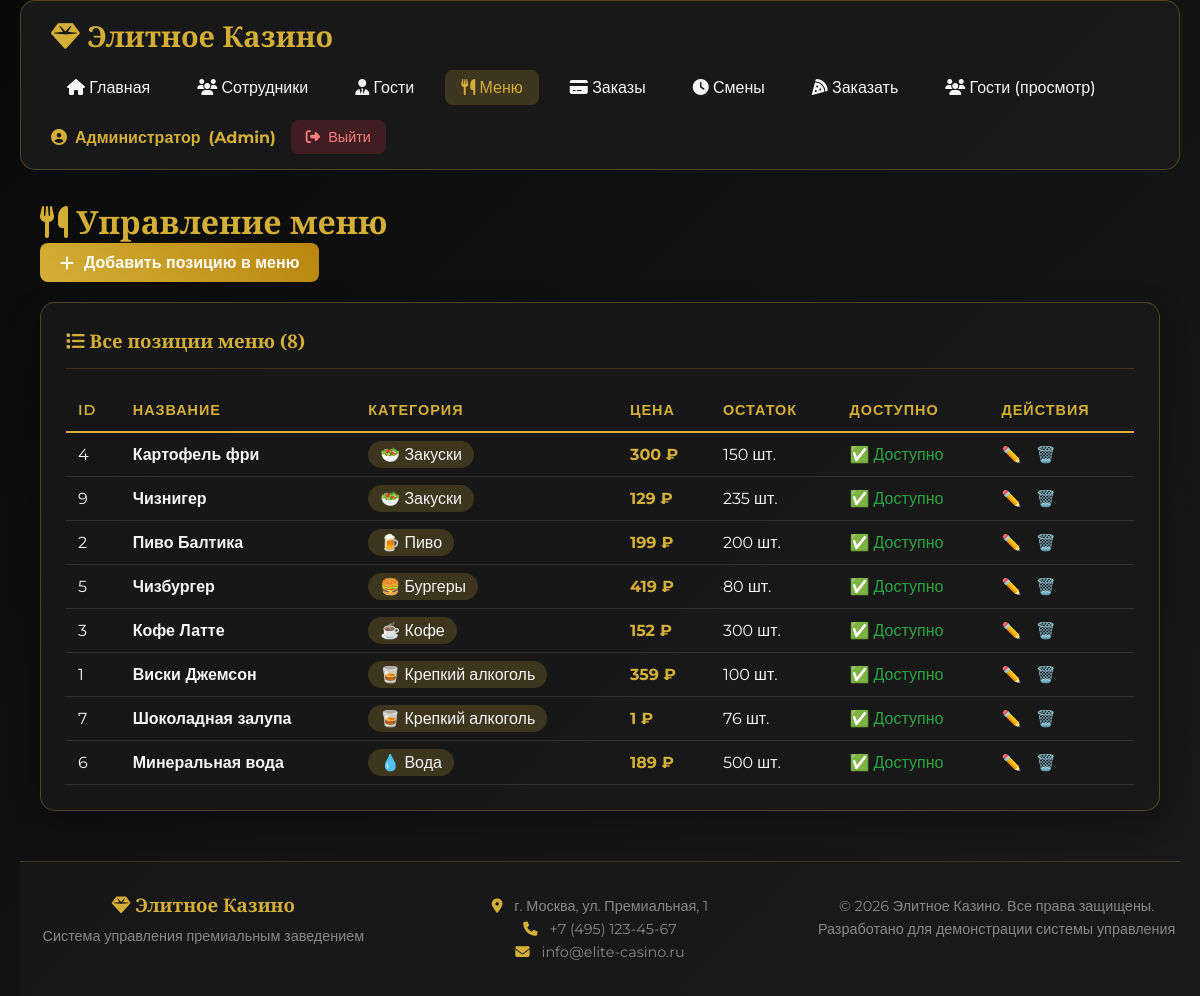
/menu_items.php (signed in), run on the app's committed database.
### tables this page shows
CREATE TABLE `menu_items` (
  `id` int(11) NOT NULL COMMENT 'Уникальный идентификатор товара',
  `name` varchar(100) NOT NULL COMMENT 'Наименование товара',
  `category` varchar(50) NOT NULL COMMENT 'Категория',
  `price` decimal(10,2) NOT NULL COMMENT 'Розничная цена для гостей',
  `stock_quantity` int(11) NOT NULL COMMENT 'Количество товара в наличии на складе',
  `cost_price` decimal(10,2) DEFAULT NULL COMMENT 'Себестоимость товара',
  `is_available` tinyint(1) DEFAULT 1 COMMENT 'Доступность товара для заказа'
);

### menu_items.php (the view, shortened to what this page needs)
<?php
require_once 'header.php';
$menuItems = [];
try {
    $stmt = $pdo->query("SELECT * FROM menu_items ORDER BY category, name");
    $menuItems = $stmt->fetchAll();
} catch (PDOException $e) {
    $error = 'Ошибка загрузки: ' . $e->getMessage();
}
$categories = [
    'alcohol' => '🍷 Алкогольные напитки',
    'beer' => '🍺 Пиво',
    'wine' => '🍷 Вино',
    'spirits' => '🥃 Крепкий алкоголь',
    'cocktails' => '🍸 Коктейли',
    'soft' => '🥤 Безалкогольные',
    'juices' => '🧃 Соки',
    'water' => '💧 Вода',
    'coffee' => '☕ Кофе',
    'tea' => '🍵 Чай',
    'appetizers' => '🥗 Закуски',
    'hot_dishes' => '🍲 Горячие блюда',
    'desserts' => '🍰 Десерты',
    'pizza' => '🍕 Пицца',
    'burgers' => '🍔 Бургеры'
];
?>
<div class="container">
    <h1><i class="fas fa-utensils"></i> Управление меню</h1>
    <div style="margin-bottom: 20px;">
        <a href="?add=1" class="btn btn-primary" style="background: linear-gradient(45deg, #D4AF37, #B8860B); padding: 10px 20px; border-radius: 8px; color: white; text-decoration: none;">
            <i class="fas fa-plus"></i> Добавить позицию в меню
        </a>
    </div>
    <div class="card">
        <div class="card-header">
            <h3><i class="fas fa-list"></i> Все позиции меню (<?php echo count($menuItems); ?>)</h3>
        </div>
        <div class="card-body">
            <?php if (count($menuItems) > 0): ?>
            <table class="data-table" style="width:100%; border-collapse: collapse;">
                <thead>
                    <tr style="border-bottom: 2px solid #D4AF37;">
                        <th style="padding: 12px; text-align: left;">ID</th>
                        <th style="padding: 12px; text-align: left;">Название</th>
                        <th style="padding: 12px; text-align: left;">Категория</th>
                        <th style="padding: 12px; text-align: left;">Цена</th>
                        <th style="padding: 12px; text-align: left;">Остаток</th>
                        <th style="padding: 12px; text-align: left;">Доступно</th>
                        <th style="padding: 12px; text-align: left;">Действия</th>
                    </tr>
                </thead>
                <tbody>
                    <?php foreach ($menuItems as $item): ?>
                    <tr style="border-bottom: 1px solid rgba(255,255,255,0.1);">
                        <td style="padding: 12px;"><?php echo $item['id']; ?></td>
                        <td style="padding: 12px;"><strong><?php echo htmlspecialchars($item['name']); ?></strong></td>
                        <td style="padding: 12px;">
                            <span style="background: rgba(212,175,55,0.2); padding: 4px 12px; border-radius: 20px;">
                                <?php echo $categories[$item['category']] ?? $item['category']; ?>
                            </span>
                        </td>
                        <td style="padding: 12px; color: #D4AF37; font-weight: bold;"><?php echo number_format($item['price'], 0); ?> ₽</td>
                        <td style="padding: 12px;"><?php echo $item['stock_quantity'] ?? 0; ?> шт.</td>
                        <td style="padding: 12px;">
                            <?php if ($item['is_available']): ?>
                                <span style="color: #28a745;">✅ Доступно</span>
                            <?php else: ?>
                                <span style="color: #dc3545;">❌ Недоступно</span>
                            <?php endif; ?>
                        </td>
                        <td style="padding: 12px;">
                            <a href="?edit=<?php echo $item['id']; ?>" style="color: #ffc107; margin-right: 10px; text-decoration: none;">✏️</a>
                            <a href="?delete=<?php echo $item['id']; ?>" onclick="return confirm('Удалить?')" style="color: #dc3545; text-decoration: none;">🗑️</a>
                        </td>
                    </tr>
                    <?php endforeach; ?>
                </tbody>
            </table>
            <?php endif; ?>
        </div>
    </div>
</div>
<?php require_once 'footer.php'; ?>

### style.css (style rules this page uses)
:root { --primary: #8B0000; --secondary: #C71585; --accent: #D4AF37; --dark: #1A1A1A; --light: #F5F5F5; --gray: #333333; --secondary-light: #888; --success: #28a745; --danger: #dc3545; --warning: #ffc107; --info: #17a2b8; }
* { margin: 0; padding: 0; box-sizing: border-box; }
body { font-family: 'Montserrat', sans-serif; background: linear-gradient(135deg, #0a0a0a, #1a1a1a); color: var(--light); min-height: 100vh; }
.container { max-width: 1400px; margin: 0 auto; padding: 0 20px; }
h1, h2, h3, h4 { font-family: 'Cinzel', serif; color: var(--accent); }
a { color: var(--secondary); text-decoration: none; transition: all 0.3s; }
.card { background: rgba(26, 26, 26, 0.8); border-radius: 15px; padding: 25px; margin-bottom: 30px; border: 1px solid rgba(212, 175, 55, 0.3); box-shadow: 0 10px 30px rgba(0, 0, 0, 0.3); }
.card-header { display: flex; justify-content: space-between; align-items: center; margin-bottom: 20px; border-bottom: 1px solid rgba(212, 175, 55, 0.2); padding-bottom: 15px; flex-wrap: wrap; gap: 15px; }
.card-header h3 { margin: 0; }
.btn { display: inline-flex; align-items: center; gap: 10px; background: linear-gradient(45deg, var(--secondary), var(--primary)); color: white; padding: 10px 20px; border-radius: 8px; font-weight: bold; border: none; cursor: pointer; transition: all 0.3s; }
.btn-primary { background: linear-gradient(45deg, var(--accent), #B8860B); }
.data-table { width: 100%; border-collapse: collapse; }
.data-table th, .data-table td { padding: 12px 15px; text-align: left; border-bottom: 1px solid rgba(255, 255, 255, 0.1); }
.data-table th { color: var(--accent); font-weight: 600; font-size: 0.9rem; text-transform: uppercase; letter-spacing: 1px; }
.card { animation: fadeIn 0.5s ease-out; }

### data on the page
menu_items: id "4", name "Картофель фри", category "🥗 Закуски", price "300", stock_quantity "150", is_available "✅ Доступно"
menu_items: id "9", name "Чизнигер", category "🥗 Закуски", price "129", stock_quantity "235", is_available "✅ Доступно"
menu_items: id "2", name "Пиво Балтика", category "🍺 Пиво", price "199", stock_quantity "200", is_available "✅ Доступно"
menu_items: id "5", name "Чизбургер", category "🍔 Бургеры", price "419", stock_quantity "80", is_available "✅ Доступно"
menu_items: id "3", name "Кофе Латте", category "☕ Кофе", price "152", stock_quantity "300", is_available "✅ Доступно"
menu_items: id "1", name "Виски Джемсон", category "🥃 Крепкий алкоголь", price "359", stock_quantity "100", is_available "✅ Доступно"
menu_items: id "7", name "Шоколадная залупа", category "🥃 Крепкий алкоголь", price "1", stock_quantity "76", is_available "✅ Доступно"
menu_items: id "6", name "Минеральная вода", category "💧 Вода", price "189", stock_quantity "500", is_available "✅ Доступно"

### other printed values
$_SESSION['first_name'] "Администратор"
count($menuItems) "8"
